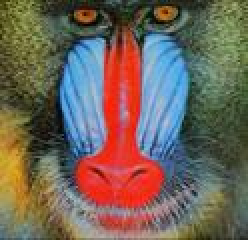
#> input picture Original Image.jpg, 124 x 120 px, given in place of the camera (shown 2 times larger)
$ python distancia_meanshift.py
#> lines starting #> are read from the running program, lines starting #| are printed output that depends on the picture
import cv2 as cv
import numpy as np
import math
import  matplotlib.pyplot as plt

# path = '/home/nicolas/Github/videos/video9.MOV'
path = 0

start_second = 80

ix, iy = 0, 0
xf, yf = 0, 0
selection = False
down = False

h_min, s_min, v_min = 0, 0, 0
h_max, s_max, v_max = 0, 0, 0

lower_color = np.array([h_min, s_min, v_min])
upper_color = np.array([h_max, s_max, v_max])

init_tracking = False

area_threshold = 20

cap = cv.VideoCapture(path)

rectangle_mask = np.zeros((int(cap.get(4)), int(cap.get(3)), 3), dtype=np.uint8)
mask = np.zeros((int(cap.get(4)), int(cap.get(3)), 3), dtype=np.uint8)

# Función para el evento del mouse
def draw_rectangle(event, x, y, flags, param):
    global ix, iy, xf, yf, selection, down

    if event == cv.EVENT_LBUTTONDOWN:
        ix, iy = x, y
        down = True
    elif event == cv.EVENT_MOUSEMOVE and down == True:
        if down == True:
            rectangle_mask[:] = 0
            cv.rectangle(rectangle_mask,(ix,iy),(x,y),(0,255,0),1)
            xf,yf = x,y
    elif event == cv.EVENT_LBUTTONUP:
        down = False
        selection = True

def get_frame_number(video, second):
    fps = video.get(cv.CAP_PROP_FPS)
    frame_number = int(fps * second)
    return frame_number


def mejorar_imagen(frame):
    lab = cv.cvtColor(frame, cv.COLOR_BGR2LAB)

    l, a, b = cv.split(lab)

    # Aplicar el ajuste de contraste en el canal L utilizando CLAHE
    clahe = cv.createCLAHE(clipLimit=2.0, tileGridSize=(8, 8))
    l_enhanced = clahe.apply(l)

    # Fusionar los canales LAB mejorados
    lab_enhanced = cv.merge((l_enhanced, a, b))

    # Convertir la imagen de vuelta a BGR
    enhanced = cv.cvtColor(lab_enhanced, cv.COLOR_LAB2BGR)

    return enhanced

def get_meanshift_hist(frame, x_min, y_min, x_max, y_max):
    hsv_frame = cv.cvtColor(frame, cv.COLOR_BGR2HSV)
    roi = hsv_frame[y_min:y_max, x_min:x_max, :]
    roi_hist = cv.calcHist([roi], [0], None, [180], [0, 180])
    roi_hist = cv.normalize(roi_hist, roi_hist, 0, 255, cv.NORM_MINMAX)

    return roi_hist

def meanShiftTacker(frame, roi_h, xi, yi, xf, yf):
    hsv_frame = cv.cvtColor(frame, cv.COLOR_BGR2HSV)

    x, y = xi, yi
    width = np.int32(math.fabs(xf - xi))
    height = np.int32(math.fabs(yf - yi))

    term_criteria = (cv.TERM_CRITERIA_EPS | cv.TERM_CRITERIA_COUNT, 10, 1)
    mask = cv.calcBackProject([hsv_frame], [0], roi_h, [0, 180], 1)
    _, track_window = cv.meanShift(mask, (x, y, width, height), term_criteria)

    return mask, track_window


start_frame = get_frame_number(cap, start_second)
cap.set(cv.CAP_PROP_POS_FRAMES, start_frame)


while True:

    ret, frame = cap.read()
#> frame is the input picture: shape (120, 124, 3); mean B, G, R 89.1, 100.5, 113.5
    if ret == False: break

    frame = cv.flip(frame, 1)
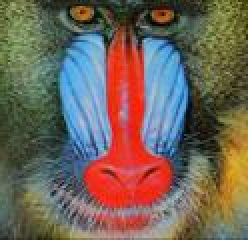
#> frame: shape (120, 124, 3) (shown 2 times larger); mean B, G, R 89.1, 100.5, 113.5
    frame_enhaced = mejorar_imagen(frame)
#> in mejorar_imagen, `lab = cv.cvtColor(frame, cv.COLOR_BGR2LAB)`: lab: shape (120, 124, 3); mean of channels 0, 1, 2 114.6, 132.8, 139
#> in mejorar_imagen, `l, a, b = cv.split(lab)`:
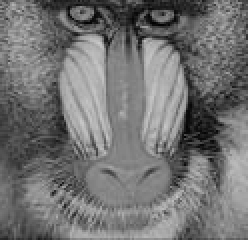
#> l: shape (120, 124) (shown 2 times larger); min 1, max 202, mean 114.6
#> in mejorar_imagen, `l, a, b = cv.split(lab)`:
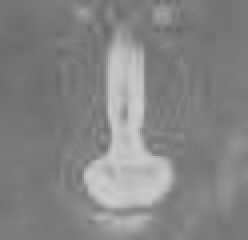
#> a: shape (120, 124) (shown 2 times larger); min 105, max 205, mean 132.8
#> in mejorar_imagen, `l, a, b = cv.split(lab)`:
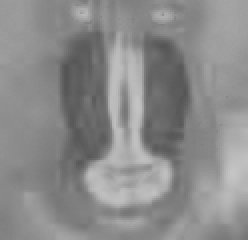
#> b: shape (120, 124) (shown 2 times larger); min 83, max 197, mean 139
#> in mejorar_imagen, `l_enhanced = clahe.apply(l)`:
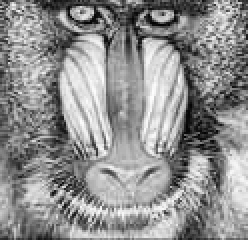
#> l_enhanced: shape (120, 124) (shown 2 times larger); min 2, max 253, mean 143.5
#> in mejorar_imagen, `lab_enhanced = cv.merge((l_enhanced, a, b))`: lab_enhanced: shape (120, 124, 3); mean of channels 0, 1, 2 143.5, 132.8, 139
#> in mejorar_imagen, `enhanced = cv.cvtColor(lab_enhanced, cv.COLOR_LAB2BGR)`:
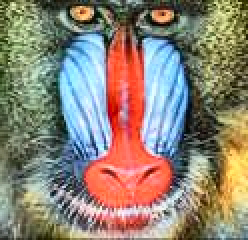
#> enhanced: shape (120, 124, 3) (shown 2 times larger); mean B, G, R 116.8, 131, 141.6

    if cv.waitKey(1) & 0xFF == ord(' '):
#> (key Esc is pressed here)
        while True:
            temp_frame = np.zeros((int(cap.get(4)), int(cap.get(3)), 3), dtype=np.uint8)

            if selection == False:
                cv.namedWindow('frame')
                cv.setMouseCallback('frame', draw_rectangle)
                cv.addWeighted(frame_enhaced, 1, rectangle_mask, 1, 0, temp_frame)

            if selection == True and init_tracking == False:
                roi_hist_mean = get_meanshift_hist(frame_enhaced, ix, iy, xf, yf)
                init_tracking = True
                start_second = 0
                start_frame = get_frame_number(cap, start_second)
                cap.set(cv.CAP_PROP_POS_FRAMES, start_frame)

            cv.imshow('frame', temp_frame)

            if cv.waitKey(1) & 0xFF == ord(' ') or init_tracking == True:
                break

    if init_tracking == True:
        _, track_window = meanShiftTacker(frame_enhaced, roi_hist_mean, ix, iy, xf, yf)
        x, y, w, h = track_window
        cv.rectangle(frame_enhaced, (x, y), (x + w, y + h), (0, 0, 255), 1)

    cv.imshow('frame', frame_enhaced)

    # time.sleep(0.02)

    if cv.waitKey(1) & 0xFF == 0x1B:
#> (key Esc is pressed here)
        break

cap.release()
cv.destroyAllWindows()


# [75 lines of commented-out code are left out]
